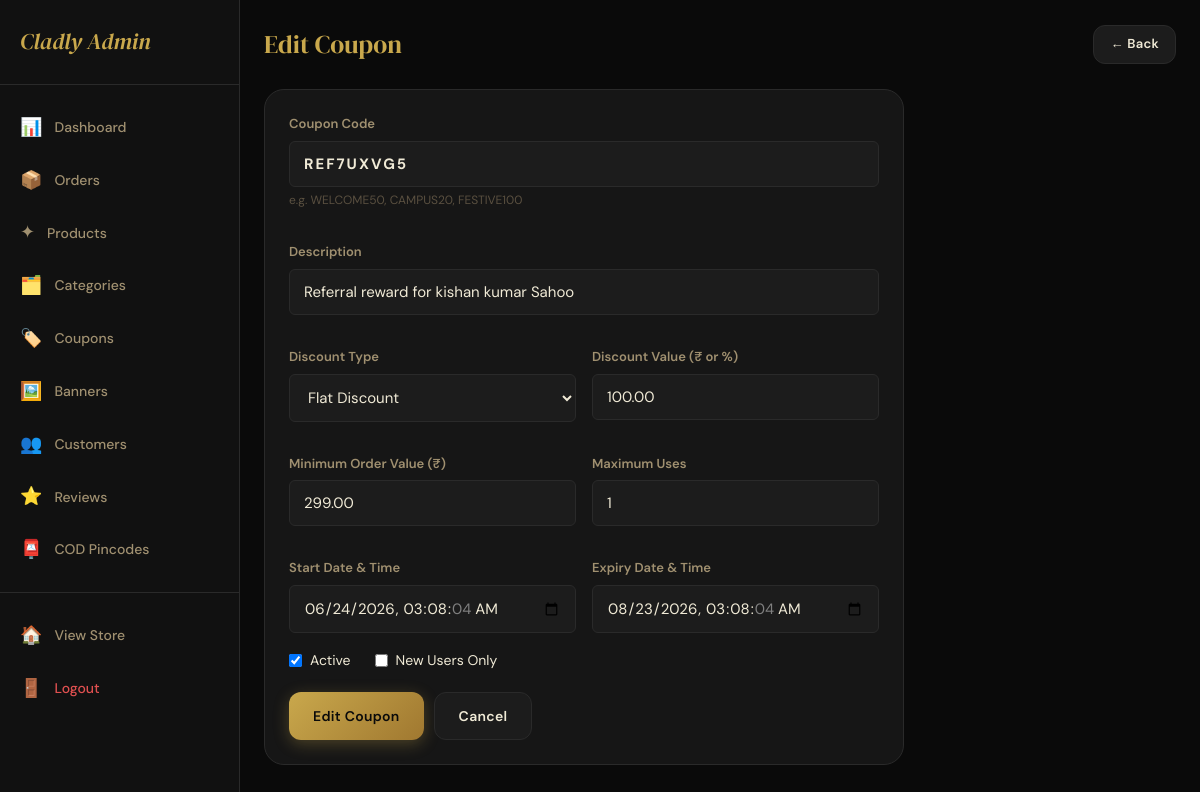
The page /admin-panel/coupons/5/edit/ (signed in) on the database its author committed.
### store/models.py (models this page shows, shortened)
class Coupon(models.Model):
    DISCOUNT_TYPE = [
        ('flat', 'Flat Discount'),
        ('percent', 'Percentage Discount'),
    ]
    code = models.CharField(max_length=50, unique=True)
    description = models.CharField(max_length=200, blank=True)
    discount_type = models.CharField(max_length=10, choices=DISCOUNT_TYPE, default='flat')
    discount_value = models.DecimalField(max_digits=10, decimal_places=2)
    minimum_order_value = models.DecimalField(max_digits=10, decimal_places=2, default=0)
    max_uses = models.IntegerField(default=100)
    used_count = models.IntegerField(default=0)
    start_date = models.DateTimeField()
    expiry_date = models.DateTimeField()
    is_active = models.BooleanField(default=True)
    for_new_users_only = models.BooleanField(default=False)
    created_at = models.DateTimeField(auto_now_add=True)

### store/views.py (the view)
# urls.py: path('admin-panel/coupons/<int:pk>/edit/', views.admin_edit_coupon, name='admin_edit_coupon'),
@user_passes_test(is_admin, login_url='/login/')
def admin_edit_coupon(request, pk):
    coupon = get_object_or_404(Coupon, pk=pk)
    form = CouponForm(request.POST or None, instance=coupon)
    if request.method == 'POST' and form.is_valid():
        form.save()
        messages.success(request, 'Coupon updated.')
        return redirect('admin_coupons')
    return render(request, 'store/admin/coupon_form.html', {'form': form, 'action': 'Edit'})

### store/forms.py
class CouponForm(forms.ModelForm):
    class Meta:
        model = Coupon
        fields = ['code', 'description', 'discount_type', 'discount_value',
                  'minimum_order_value', 'max_uses', 'start_date', 'expiry_date',
                  'is_active', 'for_new_users_only']
        widgets = {
            'code': forms.TextInput(attrs={'class': FORM_CTRL, 'style': 'text-transform:uppercase;letter-spacing:2px;font-weight:700;'}),
            'description': forms.TextInput(attrs={'class': FORM_CTRL}),
            'discount_type': forms.Select(attrs={'class': FORM_CTRL}),
            'discount_value': forms.NumberInput(attrs={'class': FORM_CTRL}),
            'minimum_order_value': forms.NumberInput(attrs={'class': FORM_CTRL}),
            'max_uses': forms.NumberInput(attrs={'class': FORM_CTRL}),
            'start_date': forms.DateTimeInput(attrs={'type': 'datetime-local', 'class': FORM_CTRL}),
            'expiry_date': forms.DateTimeInput(attrs={'type': 'datetime-local', 'class': FORM_CTRL}),
        }

### store/context_processors.py (called while the page is built)
def cart_wishlist_count(request):
    cart_count = 0
    wishlist_count = 0
    notif_count = 0
    if request.user.is_authenticated:
        cart_count = Cart.objects.filter(user=request.user).count()
        wishlist_count = Wishlist.objects.filter(user=request.user).count()
        notif_count = Notification.objects.filter(user=request.user, is_read=False).count()
    else:
        session_key = request.session.session_key
        if session_key:
            cart_count = Cart.objects.filter(session_key=session_key).count()
    return {
        'cart_count': cart_count,
        'wishlist_count': wishlist_count,
        'notif_count': notif_count,
    }

def categories_list(request):
    categories = Category.objects.filter(is_active=True).order_by('order', 'name')
    return {'nav_categories': categories}

### store/views.py (called while the page is built)
def is_admin(user):
    return user.is_authenticated and user.is_staff

### store/templates/store/admin/coupon_form.html (shortened to what this page needs)
{% extends 'store/admin/base_admin.html' %}
{% block admin_content %}
<div class="admin-header">
  <div class="admin-page-title">{{ action }} Coupon</div>
  <a href="{% url 'admin_coupons' %}" class="btn btn-dark btn-sm">← Back</a>
</div>
<div style="max-width:640px;">
  <form method="post" style="background:var(--black-card);border:1px solid var(--border);border-radius:var(--radius-lg);padding:24px;">
    <div style="display:grid;grid-template-columns:1fr 1fr;gap:16px;">
      <div class="form-group" style="grid-column:1/-1;">
        <label class="form-label">Coupon Code</label>{{ form.code }}
        <div style="font-size:12px;color:var(--text-muted);margin-top:4px;">e.g. WELCOME50, CAMPUS20, FESTIVE100</div>
      </div>
      <div class="form-group" style="grid-column:1/-1;">
        <label class="form-label">Description</label>{{ form.description }}
      </div>
      <div class="form-group">
        <label class="form-label">Discount Type</label>{{ form.discount_type }}
      </div>
      <div class="form-group">
        <label class="form-label">Discount Value (₹ or %)</label>{{ form.discount_value }}
      </div>
      <div class="form-group">
        <label class="form-label">Minimum Order Value (₹)</label>{{ form.minimum_order_value }}
      </div>
      <div class="form-group">
        <label class="form-label">Maximum Uses</label>{{ form.max_uses }}
      </div>
      <div class="form-group">
        <label class="form-label">Start Date & Time</label>{{ form.start_date }}
      </div>
      <div class="form-group">
        <label class="form-label">Expiry Date & Time</label>{{ form.expiry_date }}
      </div>
    </div>
    <div style="display:flex;gap:24px;margin-bottom:20px;">
      <label style="display:flex;align-items:center;gap:8px;font-size:14px;cursor:pointer;">{{ form.is_active }} Active</label>
      <label style="display:flex;align-items:center;gap:8px;font-size:14px;cursor:pointer;">{{ form.for_new_users_only }} New Users Only</label>
    </div>
    <div style="display:flex;gap:10px;">
      <button type="submit" class="btn btn-gold">{{ action }} Coupon</button>
      <a href="{% url 'admin_coupons' %}" class="btn btn-dark">Cancel</a>
    </div>
  </form>
</div>
{% endblock %}

### store/static/store/css/main.css (style rules this page uses)
:root { --gold: #C9A84C; --gold-light: #E8C96A; --gold-dark: #A07830; --gold-pale: #F5EDD6; --black: #0A0A0A; --black-soft: #111111; --black-card: #161616; --surface: #1C1C1C; --border: #2A2A2A; --border-gold: rgba(201,168,76,0.25); --text-primary: #F0EAD6; --text-secondary: #A09070; --text-muted: #5A5040; --white: #FFFFFF; --error: #E05050; --success: #50B878; --warning: #E0A050; --font-display: 'DM Serif Display', 'Playfair Display', Georgia, serif; --font-body: 'DM Sans', system-ui, sans-serif; --radius-sm: 6px; --radius: 12px; --radius-lg: 20px; --radius-xl: 32px; --shadow-gold: 0 4px 24px rgba(201,168,76,0.15); --shadow-deep: 0 8px 40px rgba(0,0,0,0.6); --shadow-card: 0 2px 16px rgba(0,0,0,0.4); --transition: 0.3s cubic-bezier(0.4, 0, 0.2, 1); }
body, .navbar, .category-nav, .product-card, .cart-item, .form-card, .checkout-section, .admin-sidebar, .stat-card, .table-wrap, footer.footer { transition: background-color 0.3s ease, border-color 0.3s ease, color 0.3s ease; }
*, *::before, *::after { box-sizing: border-box; margin: 0; padding: 0; }
html { scroll-behavior: smooth; -webkit-text-size-adjust: 100%; }
body { font-family: var(--font-body); background: var(--black); color: var(--text-primary); font-size: 15px; line-height: 1.6; overflow-x: hidden; }
a { color: var(--gold); text-decoration: none; transition: color var(--transition); }
button { cursor: pointer; font-family: var(--font-body); }
input, select, textarea { font-family: var(--font-body); }
.btn { display: inline-flex; align-items: center; justify-content: center; gap: 8px; padding: 12px 24px; border-radius: var(--radius); font-family: var(--font-body); font-size: 14px; font-weight: 600; border: none; cursor: pointer; transition: all var(--transition); text-decoration: none; letter-spacing: 0.3px; white-space: nowrap; }
.btn-gold { background: linear-gradient(135deg, var(--gold), var(--gold-dark)); color: var(--black); box-shadow: 0 4px 16px rgba(201,168,76,0.3); }
.btn-dark { background: var(--surface); color: var(--text-primary); border: 1px solid var(--border); }
.btn-sm { padding: 8px 16px; font-size: 13px; }
.form-group { margin-bottom: 16px; }
.form-label { display: block; font-size: 13px; font-weight: 600; color: var(--text-secondary); margin-bottom: 6px; }
.form-control { width: 100%; background: var(--surface); border: 1px solid var(--border); border-radius: var(--radius-sm); padding: 12px 14px; color: var(--text-primary); font-size: 15px; outline: none; transition: border-color var(--transition); }
.form-control::placeholder { color: var(--text-muted); }
select.form-control { cursor: pointer; }
.admin-header { display: flex; justify-content: space-between; align-items: center; margin-bottom: 24px; }
.admin-page-title { font-family: var(--font-display); font-size: 1.6rem; color: var(--gold); }

### rows shown on the page
Coupon: code "REF7UXVG5", description "Referral reward for kishan kumar Sahoo", discount_type "Flat Discount", discount_value "100.00", minimum_order_value "299.00", max_uses "1", start_date "06/24/2026 03:08:04", expiry_date "08/23/2026 03:08:04", is_active "☑"

### other values the page prints
{{ action }} "Edit"
